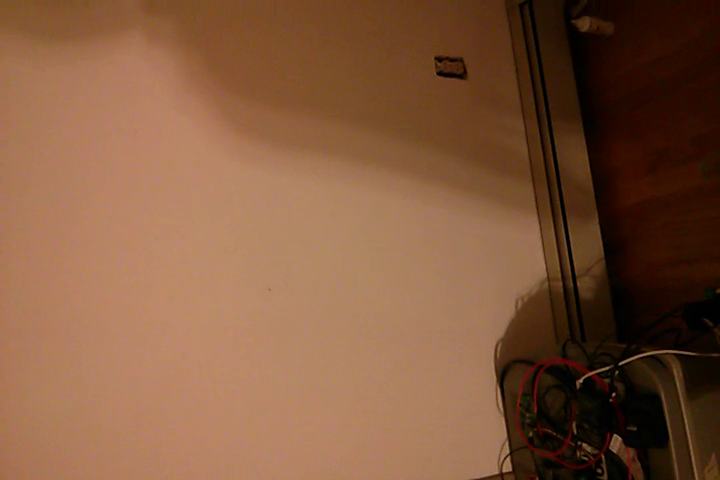
#> input picture frame 25 of data/video_2.mp4, 720 x 480 px, given in place of video_1.mp4, which was not available
$ python opencv_test.py
#> lines starting #> are read from the running program, lines starting #| are printed output that depends on the picture
import numpy as np
import cv2

cap = cv2.VideoCapture('../data/video_1.mp4')

blur = 0.9

rolling = []
while(cap.isOpened()):
	ret,frame = cap.read()
#> frame is the input picture: shape (480, 720, 3); mean B, G, R 60.7, 87.6, 128.2

	if ret:

		new_frame = cv2.cvtColor(frame,cv2.COLOR_BGR2GRAY)
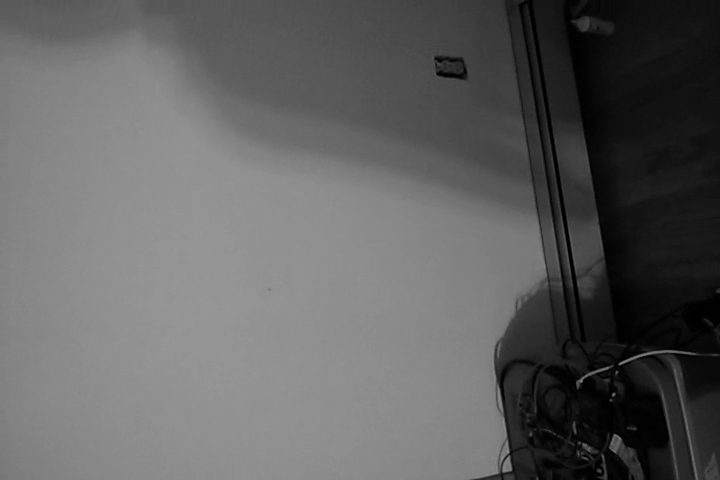
#> new_frame: shape (480, 720); min 0, max 151, mean 96.6
		rolling = cv2.addWeighted(rolling,blur,new_frame,1.0-blur,0.0) if rolling!=[] else new_frame

		cv2.imshow('gray frame',new_frame)
		cv2.imshow('rolling frame',rolling)

		if cv2.waitKey(10) & 0xFF == ord('q'):
#> (key q is pressed here)
			break
	else:
		break


cap.release()
cv2.destroyAllWindows()

$ run again, starting later in the video
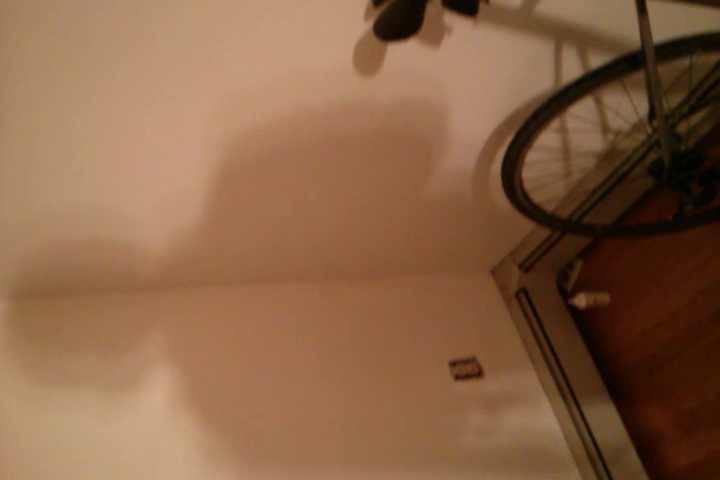
#> input picture frame 112 of data/video_2.mp4, 720 x 480 px, given in place of video_1.mp4, which was not available
#> frame is the input picture: shape (480, 720, 3); mean B, G, R 70, 99, 137.3
#> `new_frame = cv2.cvtColor(frame,cv2.COLOR_BGR2GRAY)`:
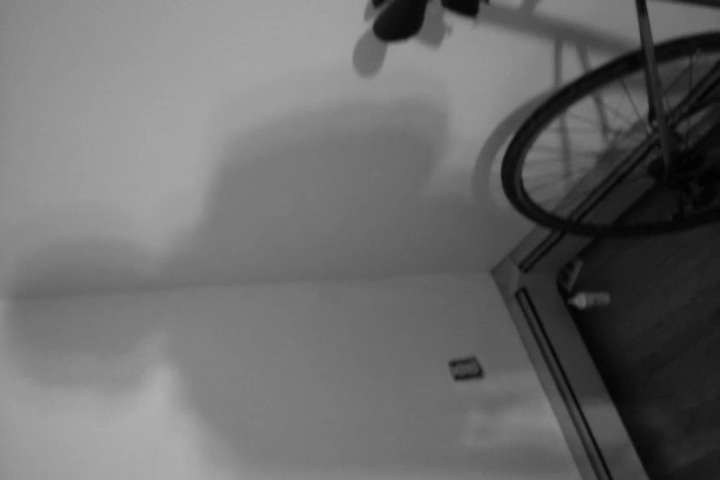
#> new_frame: shape (480, 720); min 1, max 177, mean 107.1

$ run again, starting later in the video
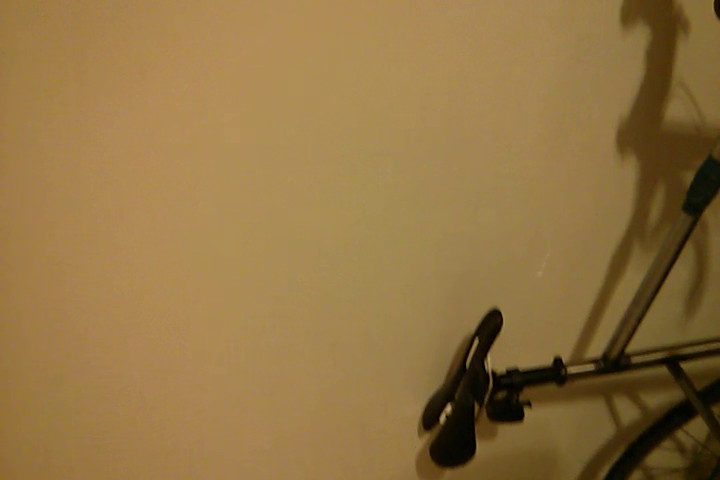
#> input picture frame 200 of data/video_2.mp4, 720 x 480 px, given in place of video_1.mp4, which was not available
#> frame is the input picture: shape (480, 720, 3); mean B, G, R 67.6, 116.2, 145.9
#> `new_frame = cv2.cvtColor(frame,cv2.COLOR_BGR2GRAY)`:
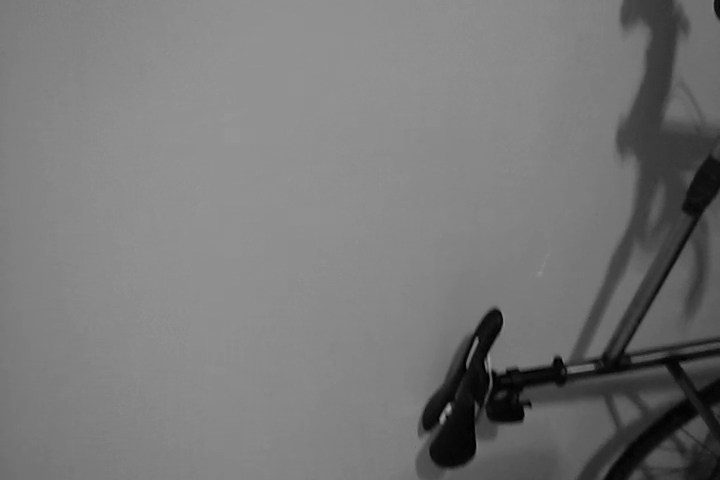
#> new_frame: shape (480, 720); min 0, max 157, mean 119.5
